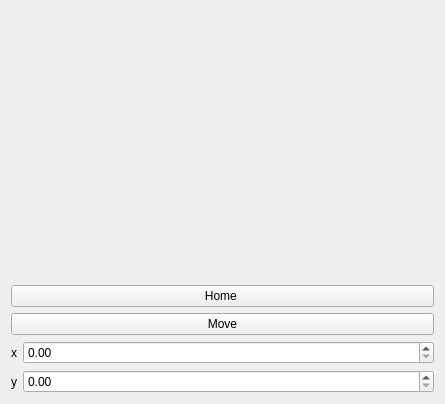
<?xml version="1.0" encoding="UTF-8"?>
<ui version="4.0">
 <class>Form</class>
 <widget class="QWidget" name="Form">
  <property name="geometry">
   <rect>
    <x>0</x>
    <y>0</y>
    <width>445</width>
    <height>404</height>
   </rect>
  </property>
  <property name="windowTitle">
   <string>Form</string>
  </property>
  <layout class="QGridLayout" name="gridLayout">
   <item row="0" column="0">
    <layout class="QVBoxLayout" name="verticalLayout">
     <item>
      <widget class="XYStagePlotWidget" name="widget_plot" native="true">
       <property name="sizePolicy">
        <sizepolicy hsizetype="Preferred" vsizetype="Expanding">
         <horstretch>0</horstretch>
         <verstretch>0</verstretch>
        </sizepolicy>
       </property>
      </widget>
     </item>
     <item>
      <widget class="QPushButton" name="pushButton_home">
       <property name="text">
        <string>Home </string>
       </property>
      </widget>
     </item>
     <item>
      <widget class="QPushButton" name="pushButton_move">
       <property name="text">
        <string>Move</string>
       </property>
      </widget>
     </item>
     <item>
      <layout class="QHBoxLayout" name="horizontalLayout_2">
       <item>
        <widget class="QLabel" name="label">
         <property name="sizePolicy">
          <sizepolicy hsizetype="Fixed" vsizetype="Preferred">
           <horstretch>0</horstretch>
           <verstretch>0</verstretch>
          </sizepolicy>
         </property>
         <property name="text">
          <string>x</string>
         </property>
        </widget>
       </item>
       <item>
        <widget class="QDoubleSpinBox" name="doubleSpinBox"/>
       </item>
      </layout>
     </item>
     <item>
      <layout class="QHBoxLayout" name="horizontalLayout">
       <item>
        <widget class="QLabel" name="label_2">
         <property name="sizePolicy">
          <sizepolicy hsizetype="Fixed" vsizetype="Preferred">
           <horstretch>0</horstretch>
           <verstretch>0</verstretch>
          </sizepolicy>
         </property>
         <property name="text">
          <string>y</string>
         </property>
        </widget>
       </item>
       <item>
        <widget class="QDoubleSpinBox" name="doubleSpinBox_2"/>
       </item>
      </layout>
     </item>
    </layout>
   </item>
  </layout>
 </widget>
 <customwidgets>
  <customwidget>
   <class>XYStagePlotWidget</class>
   <extends>QWidget</extends>
   <header>gui_action/plot_xystage</header>
   <container>1</container>
  </customwidget>
 </customwidgets>
 <resources/>
 <connections/>
</ui>
